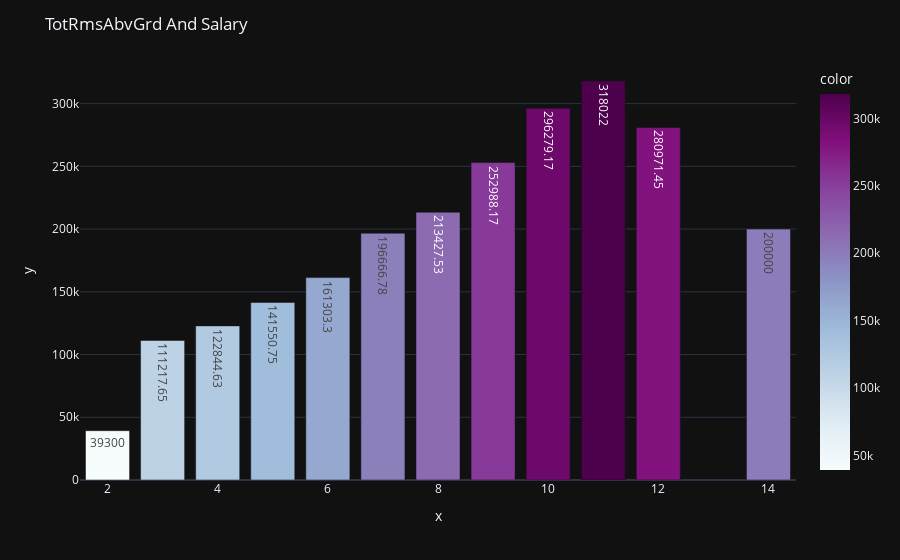

Here is the notebook cell this chart was saved with:
### Code cell
fig=px.bar(
    x=TotRmsAbvGrd.index,
    y=TotRmsAbvGrd.values,
    color_continuous_scale="BuPu",
    color=TotRmsAbvGrd.values,
    text=np.round(TotRmsAbvGrd.values,2)
)

fig.update_layout(
    title="TotRmsAbvGrd And Salary",
    template="plotly_dark"
)

fig.show()

### Figure 1 — Plotly figure (JSON) as saved in the notebook; plotly's stock layout.template omitted (floating-point values rounded to 4 significant figures)
{"data": [{"alignmentgroup": "True", "hovertemplate": "x=%{x}<br>y=%{y}<br>text=%{text}<br>color=%{marker.color}<extra></extra>", "legendgroup": "", "marker": {"color": [318022, 296300.0, 281000.0, 253000.0, 213400.0, 200000, 196700.0, 161300.0, 141600.0, 122800.0, 111200.0, 39300], "coloraxis": "coloraxis", "pattern": {"shape": ""}}, "name": "", "offsetgroup": "", "orientation": "v", "showlegend": false, "text": [318022, 296300.0, 281000.0, 253000.0, 213400.0, 200000, 196700.0, 161300.0, 141600.0, 122800.0, 111200.0, 39300], "textposition": "auto", "type": "bar", "x": [11, 10, 12, 9, 8, 14, 7, 6, 5, 4, 3, 2], "xaxis": "x", "y": [318022, 296300.0, 281000.0, 253000.0, 213400.0, 200000, 196700.0, 161300.0, 141600.0, 122800.0, 111200.0, 39300], "yaxis": "y"}], "layout": {"barmode": "relative", "coloraxis": {"colorbar": {"title": {"text": "color"}}, "colorscale": [[0, "rgb(247,252,253)"], [0.125, "rgb(224,236,244)"], [0.25, "rgb(191,211,230)"], [0.375, "rgb(158,188,218)"], [0.5, "rgb(140,150,198)"], [0.625, "rgb(140,107,177)"], [0.75, "rgb(136,65,157)"], [0.875, "rgb(129,15,124)"], [1, "rgb(77,0,75)"]]}, "legend": {"tracegroupgap": 0}, "margin": {"t": 60}, "title": {"text": "TotRmsAbvGrd And Salary"}, "xaxis": {"anchor": "y", "domain": [0, 1], "title": {"text": "x"}}, "yaxis": {"anchor": "x", "domain": [0, 1], "title": {"text": "y"}}}}
